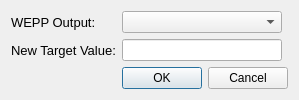
<?xml version="1.0" encoding="UTF-8"?>
<ui version="4.0">
 <class>ChangTRDialogBase</class>
 <widget class="QDialog" name="ChangTRDialogBase">
  <property name="geometry">
   <rect>
    <x>0</x>
    <y>0</y>
    <width>355</width>
    <height>84</height>
   </rect>
  </property>
  <property name="sizePolicy">
   <sizepolicy hsizetype="Preferred" vsizetype="Expanding">
    <horstretch>0</horstretch>
    <verstretch>0</verstretch>
   </sizepolicy>
  </property>
  <property name="windowTitle">
   <string>Change Target Value</string>
  </property>
  <layout class="QFormLayout" name="formLayout">
   <property name="sizeConstraint">
    <enum>QLayout::SetFixedSize</enum>
   </property>
   <item row="0" column="0" colspan="2">
    <layout class="QGridLayout" name="gridLayout">
     <property name="sizeConstraint">
      <enum>QLayout::SetDefaultConstraint</enum>
     </property>
     <item row="2" column="0">
      <widget class="QLabel" name="label_5">
       <property name="font">
        <font>
         <pointsize>10</pointsize>
        </font>
       </property>
       <property name="text">
        <string>New Target Value:</string>
       </property>
      </widget>
     </item>
     <item row="3" column="1" colspan="2">
      <widget class="QDialogButtonBox" name="button_box">
       <property name="font">
        <font/>
       </property>
       <property name="orientation">
        <enum>Qt::Horizontal</enum>
       </property>
       <property name="standardButtons">
        <set>QDialogButtonBox::Cancel|QDialogButtonBox::Ok</set>
       </property>
      </widget>
     </item>
     <item row="2" column="1">
      <widget class="QLineEdit" name="lineEdit_TR"/>
     </item>
     <item row="1" column="0">
      <widget class="QLabel" name="label_4">
       <property name="font">
        <font>
         <pointsize>10</pointsize>
        </font>
       </property>
       <property name="text">
        <string>WEPP Output:</string>
       </property>
      </widget>
     </item>
     <item row="1" column="1">
      <widget class="QComboBox" name="comboBox_TR"/>
     </item>
    </layout>
   </item>
  </layout>
 </widget>
 <resources/>
 <connections>
  <connection>
   <sender>button_box</sender>
   <signal>rejected()</signal>
   <receiver>ChangTRDialogBase</receiver>
   <slot>reject()</slot>
   <hints>
    <hint type="sourcelabel">
     <x>20</x>
     <y>20</y>
    </hint>
    <hint type="destinationlabel">
     <x>20</x>
     <y>20</y>
    </hint>
   </hints>
  </connection>
  <connection>
   <sender>button_box</sender>
   <signal>accepted()</signal>
   <receiver>ChangTRDialogBase</receiver>
   <slot>accept()</slot>
   <hints>
    <hint type="sourcelabel">
     <x>20</x>
     <y>20</y>
    </hint>
    <hint type="destinationlabel">
     <x>20</x>
     <y>20</y>
    </hint>
   </hints>
  </connection>
 </connections>
</ui>
